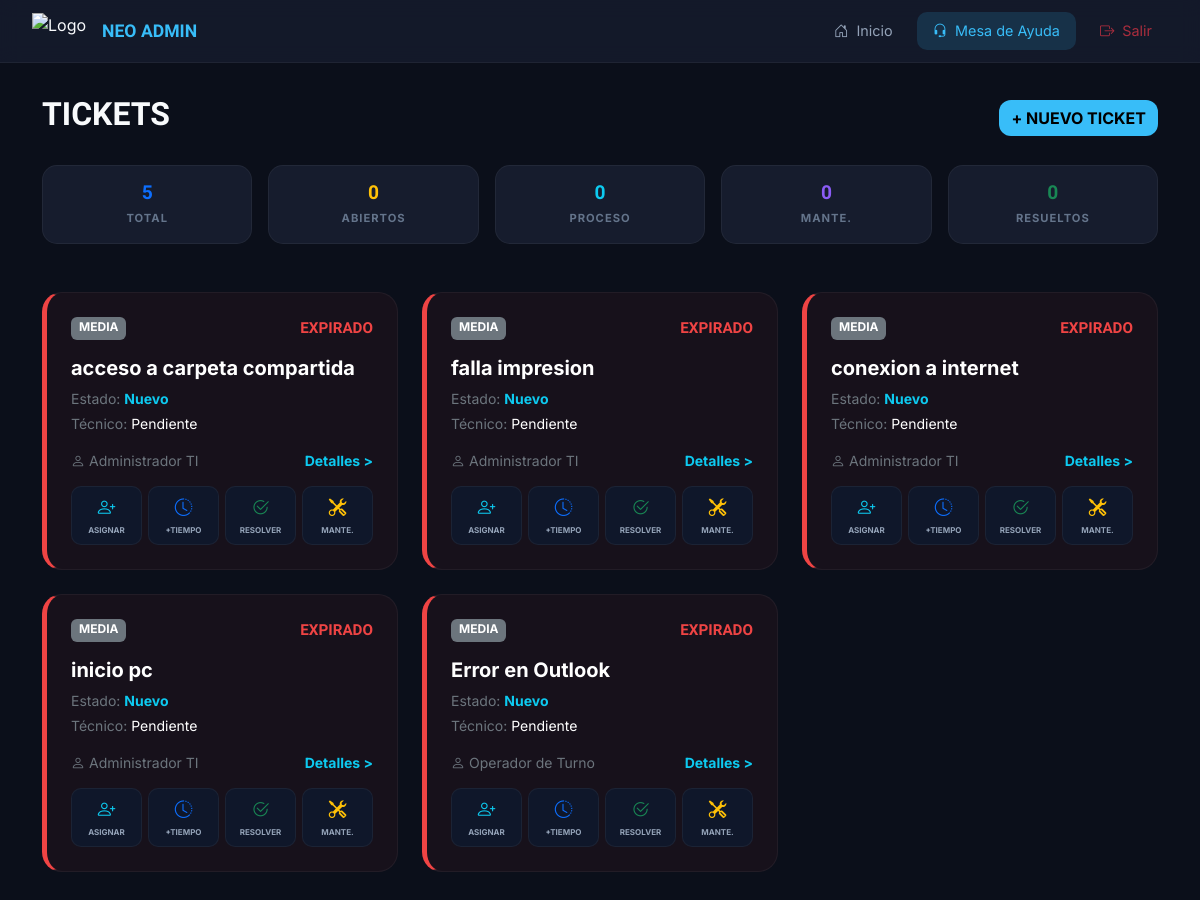
Before: /tickets_lista.php (signed in) with the older database file.
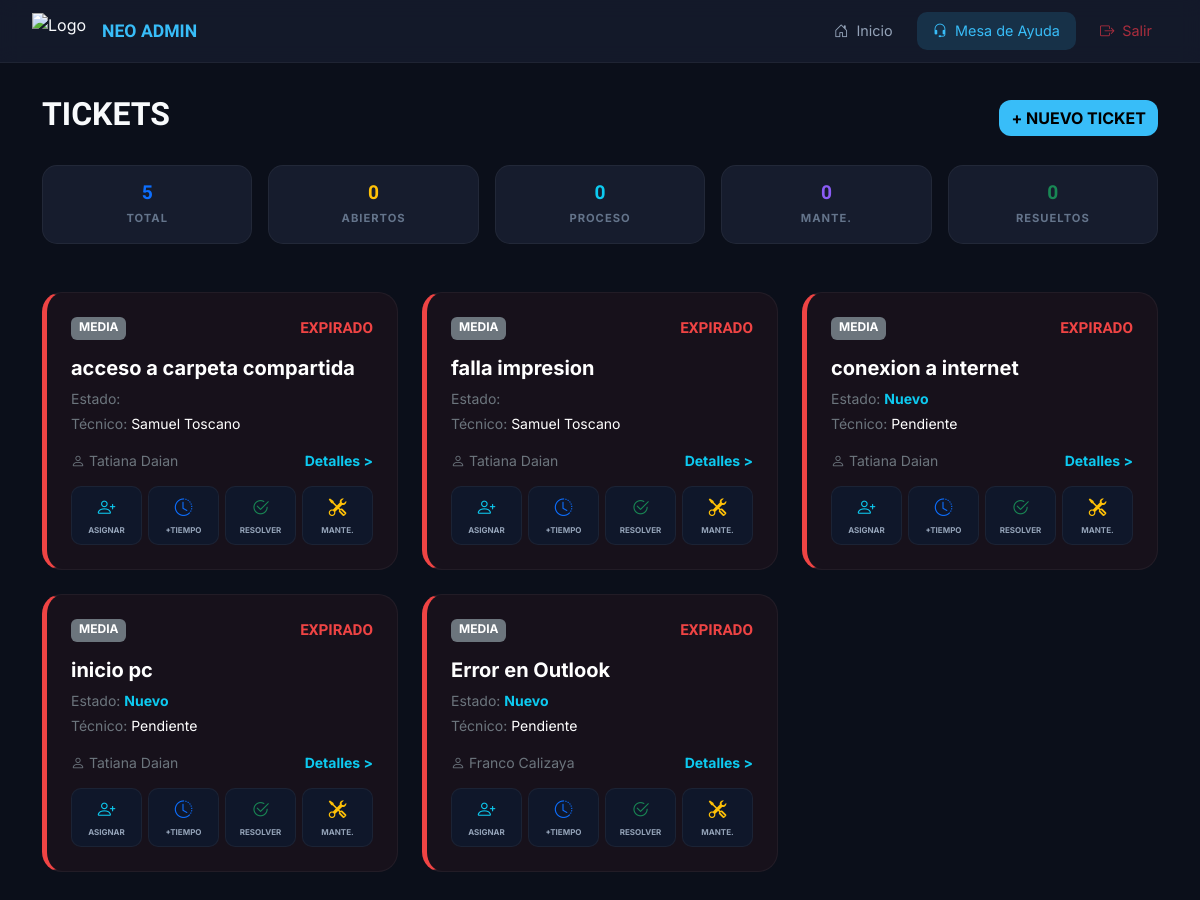
After: the same page with the newer database file.
### tables this page shows
CREATE TABLE `tickets` (
  `id` int(11) NOT NULL,
  `asunto` varchar(150) NOT NULL,
  `descripcion` text NOT NULL,
  `prioridad` enum('Baja','Media','Alta','Urgente') DEFAULT 'Media',
  `estado` enum('Nuevo','En curso','Resuelto','Cerrado') DEFAULT 'Nuevo',
  `detalle_resolucion` text DEFAULT NULL,
  `solicitante_id` int(11) NOT NULL,
  `tecnico_id` int(11) DEFAULT NULL,
  `fecha_creacion` timestamp NOT NULL DEFAULT current_timestamp(),
  `fecha_mantenimiento` date DEFAULT NULL,
  `fecha_actualizacion` timestamp NOT NULL DEFAULT current_timestamp() ON UPDATE current_timestamp(),
  `fecha_limite` datetime DEFAULT NULL,
  `tipo` enum('Incidencia','Solicitud') DEFAULT 'Incidencia',
  `origen` varchar(50) DEFAULT NULL,
  `archivo_adjunto` varchar(255) DEFAULT NULL
);

CREATE TABLE `usuarios` (
  `id` int(11) NOT NULL,
  `nombre_completo` varchar(100) NOT NULL,
  `usuario` varchar(50) NOT NULL,
  `email` varchar(255) DEFAULT NULL,
  `password` varchar(255) NOT NULL,
  `rol` enum('administrador','operativo','tecnico') DEFAULT NULL,
  `ultimo_login` datetime DEFAULT NULL,
  `creado_en` timestamp NOT NULL DEFAULT current_timestamp()
);

### tickets_lista.php (the view, shortened to what the changed rows need)
<?php
require_once 'db.php';
$usuario_id = $_SESSION['usuario_id'];
$rol = $_SESSION['rol'];
$sql = ($rol == 'administrador' || $rol == 'tecnico')
    ? "SELECT t.id, t.asunto, t.descripcion, t.prioridad, t.estado, t.tipo, t.fecha_creacion, t.fecha_limite,
              t.fecha_mantenimiento, t.detalle_resolucion, t.archivo_adjunto,
              u_sol.nombre_completo AS solicitante_nombre, u_tec.nombre_completo AS tecnico_nombre,
              t.tecnico_id
       FROM tickets t
       JOIN usuarios u_sol ON t.solicitante_id = u_sol.id
       LEFT JOIN usuarios u_tec ON t.tecnico_id = u_tec.id"
    : "SELECT t.id, t.asunto, t.descripcion, t.prioridad, t.estado, t.tipo, t.fecha_creacion, t.fecha_limite,
              t.fecha_mantenimiento, t.detalle_resolucion, t.archivo_adjunto,
              u_sol.nombre_completo AS solicitante_nombre
       FROM tickets t
       JOIN usuarios u_sol ON t.solicitante_id = u_sol.id
       WHERE t.solicitante_id = $usuario_id";
$sql .= " ORDER BY t.fecha_creacion DESC";
$res = $conexion->query($sql);
?>
<!DOCTYPE html>
<html lang="es">
<head>
    <link href="https://cdn.jsdelivr.net/npm/bootstrap@5.3.0/dist/css/bootstrap.min.css" rel="stylesheet">
    <link rel="stylesheet" href="https://cdn.jsdelivr.net/npm/bootstrap-icons@1.11.1/font/bootstrap-icons.css">
</head>
<body>
    <div class="container pb-5">
        <div class="d-flex justify-content-between align-items-center mb-4">
            <h2 style="font-family: 'Orbitron'; font-weight: bold;">TICKETS</h2>
        </div>
        <div class="row g-4">
            <?php while($row = $res->fetch_assoc()):
                $isMantenimiento = ($row['estado'] === 'Mantenimiento');
                $displayTitle = $isMantenimiento ? ($row['detalle_resolucion'] ?: 'Mantenimiento Programado') : $row['asunto'];
                $displayDeadline = $isMantenimiento ? $row['fecha_mantenimiento'] : $row['fecha_limite'];
                if(empty($displayDeadline) && !$isMantenimiento){
                    $displayDeadline = date('Y-m-d H:i:s', strtotime($row['fecha_creacion'] . ' + 48 hours'));
                }
                $ticketArray = [
                    'id' => $row['id'],
                    'asunto' => $row['asunto'],
                    'descripcion' => $row['descripcion'],
                    'prioridad' => $row['prioridad'],
                    'tipo' => $row['tipo'],
                    'adjunto' => $row['archivo_adjunto'] ?? ''
                ];
                $ticketJsonSeguro = htmlspecialchars(json_encode($ticketArray, JSON_HEX_APOS | JSON_HEX_QUOT | JSON_UNESCAPED_UNICODE), ENT_QUOTES, 'UTF-8');
            ?>
            <div class="col-md-4">
                <div class="card-ticket <?php echo $isMantenimiento ? 'card-mantenimiento' : ''; ?>"
                     id="card-<?php echo $row['id']; ?>"
                     data-deadline="<?php echo $displayDeadline; ?>"
                     data-estado="<?php echo $row['estado']; ?>">
                    <div class="d-flex justify-content-between mb-3">
                        <span class="badge <?php echo $isMantenimiento ? 'bg-primary' : 'bg-secondary'; ?> text-uppercase px-2 py-1">
                            <?php echo $isMantenimiento ? 'Mantenimiento' : $row['prioridad']; ?>
                        </span>
                        <div id="timer-<?php echo $row['id']; ?>" class="timer-display">Cargando...</div>
                    </div>
                    <h5 class="fw-bold text-white mb-2 text-truncate"><?php echo htmlspecialchars($displayTitle); ?></h5>
                    <p class="text-secondary small mb-1">Estado: <span class="text-info fw-bold"><?php echo $row['estado']; ?></span></p>
                    <p class="text-secondary small mb-3">Técnico: <span class="text-white"><?php echo $row['tecnico_nombre'] ?? 'Pendiente'; ?></span></p>
                    <div class="d-flex justify-content-between align-items-center mb-1">
                        <span class="small text-secondary text-truncate" style="max-width: 70%;"><i class="bi bi-person me-1"></i><?php echo htmlspecialchars($row['solicitante_nombre']); ?></span>
                        <a href="javascript:void(0)"
                           onclick="verDetalle(this)"
                           data-ticket="<?php echo $ticketJsonSeguro; ?>"
                           class="text-info small text-decoration-none fw-bold">
                           Detalles >
                        </a>
                    </div>
                    <?php if ($rol == 'administrador' || $rol == 'tecnico'): ?>
                    <div class="btn-action-group">
                        <div onclick="asignarTicket(<?php echo $row['id']; ?>)" class="btn-action-card">
                            <i class="bi bi-person-plus text-info"></i><span>Asignar</span>
                        </div>
                        <div onclick="extenderTiempo(<?php echo $row['id']; ?>)" class="btn-action-card">
                            <i class="bi bi-clock-history text-primary"></i><span>+Tiempo</span>
                        </div>
                        <div onclick="resolverTicket(<?php echo $row['id']; ?>)" class="btn-action-card">
                            <i class="bi bi-check2-circle text-success"></i><span>Resolver</span>
                        </div>
                        <div onclick="mantenimientoTicket(<?php echo $row['id']; ?>)" class="btn-action-card">
                            <i class="bi bi-tools text-warning"></i><span>Mante.</span>
                        </div>
                    </div>
                    <?php endif; ?>
                </div>
            </div>
            <?php endwhile; ?>
        </div>
    </div>
</body>
</html>

Changed rows visible on the page:
changed tickets "acceso a carpeta compartida": tecnico.nombre_completo "Pendiente" → "Samuel Toscano"; solicitante.nombre_completo "Administrador TI" → "Tatiana Daian"; estado "Nuevo" → (not shown)
changed tickets "falla impresion": tecnico.nombre_completo "Pendiente" → "Samuel Toscano"; solicitante.nombre_completo "Administrador TI" → "Tatiana Daian"; estado "Nuevo" → (not shown)
changed through a linked row, tickets "conexion a internet": solicitante.nombre_completo "Administrador TI" → "Tatiana Daian"
changed through a linked row, tickets "inicio pc": solicitante.nombre_completo "Administrador TI" → "Tatiana Daian"
changed through a linked row, tickets "Error en Outlook": solicitante.nombre_completo "Operador de Turno" → "Franco Calizaya"
